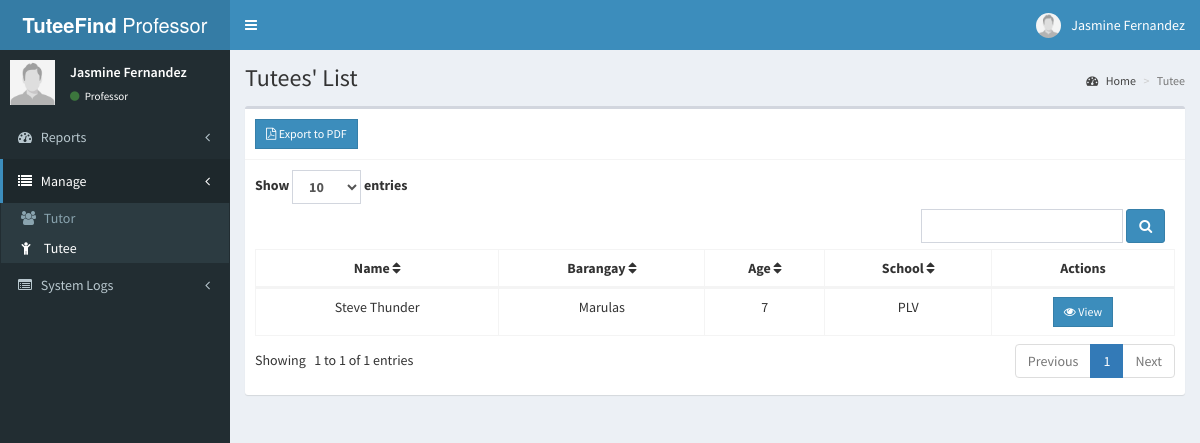
Page /professor/tutee.php (signed in) on the committed database.
### tables this page shows
CREATE TABLE `professor` (
  `id` int(11) NOT NULL,
  `firstname` varchar(30) NOT NULL,
  `lastname` varchar(30) NOT NULL,
  `middlename` varchar(20) NOT NULL,
  `age` int(11) NOT NULL,
  `faculty_id` varchar(20) NOT NULL,
  `emailaddress` varchar(50) DEFAULT NULL,
  `prof_password` varchar(250) NOT NULL,
  `prof_username` varchar(250) NOT NULL,
  `prof_photo` varchar(250) DEFAULT NULL,
  `last_login` datetime DEFAULT NULL
);

CREATE TABLE `tutee` (
  `id` int(11) NOT NULL,
  `firstname` varchar(30) NOT NULL,
  `lastname` varchar(30) NOT NULL,
  `age` varchar(255) NOT NULL,
  `sex` varchar(255) NOT NULL,
  `number` varchar(255) NOT NULL,
  `guardianname` varchar(255) NOT NULL,
  `fblink` varchar(255) NOT NULL,
  `barangay` varchar(50) NOT NULL,
  `emailaddress` varchar(255) NOT NULL,
  `photo` varchar(255) DEFAULT NULL,
  `password` varchar(255) NOT NULL,
  `tutee_bday` varchar(255) NOT NULL,
  `school` varchar(255) NOT NULL,
  `grade` varchar(255) NOT NULL,
  `bio` text NOT NULL,
  `address` varchar(255) NOT NULL
);

### professor/tutee.php (the view, shortened to what this page needs)
<?php include 'includes/session.php'; ?>
<?php include 'includes/header.php'; ?>
<?php
$search = isset($_GET['search']) ? $_GET['search'] : '';
$page = isset($_GET['page']) ? (int)$_GET['page'] : 1;
$limit = isset($_GET['limit']) ? (int)$_GET['limit'] : 10;
$offset = ($page - 1) * $limit;
$professor_id = $_SESSION['professor_id'];
$search_param = "%$search%";
$total_sql = "
    SELECT COUNT(*) as total
    FROM tutee
    INNER JOIN requests r ON tutee.id = r.tutee_id
    INNER JOIN tutor t ON r.tutor_id = t.id
    INNER JOIN professor p ON t.professor = p.faculty_id
    WHERE p.id = ?
    AND r.status = 'accepted'
    AND (
        CONCAT(LOWER(tutee.firstname), ' ', LOWER(tutee.lastname)) LIKE LOWER(?) OR
        LOWER(tutee.barangay) LIKE LOWER(?) OR
        LOWER(tutee.school) LIKE LOWER(?) OR
        LOWER(tutee.age) LIKE LOWER(?)
    )";
$stmt_total = $conn->prepare($total_sql);
$stmt_total->bind_param("issss", $professor_id, $search_param, $search_param, $search_param, $search_param);
$stmt_total->execute();
$total_result = $stmt_total->get_result();
$total_rows = $total_result->fetch_assoc()['total'];
$total_pages = ceil($total_rows / $limit);
?>
<body class="hold-transition skin-blue sidebar-mini">
<div class="wrapper">
  <?php include 'includes/navbar.php'; ?>
  <?php include 'includes/menubar.php'; ?>
  <div class="content-wrapper">
    <section class="content-header">
      <h1>
        Tutees' List
      </h1>
      <ol class="breadcrumb">
        <li><a href="#"><i class="fa fa-dashboard"></i> Home</a></li>
        <li class="active">Tutee</li>
      </ol>
    </section>
    <section class="content">
      <div class="row">
        <div class="col-xs-12">
          <div class="box">
            <div class="box-header with-border">
            <a href="tutee_pdf.php?search=<?php echo urlencode($search); ?>" class="btn btn-primary btn-sm btn-flat" target="_blank">
                <i class="fa fa-file-pdf-o"></i> Export to PDF
              </a>
            </div>
      <div class="box-body">
  <form method="GET" action="tutee.php" class="form-inline d-flex justify-content-between align-items-center">
    <div class="form-group me-4">
        <label>Show
            <select name="limit" class="form-control" onchange="this.form.submit()">
                <option value="10" <?php if ($limit == 10) echo 'selected'; ?>>10</option>
            </select> entries
        </label>
        <div class="form-group me-2">
            <input type="text" name="search" placeholder="" value="<?php echo htmlspecialchars($search); ?>" class="form-control">
        </div>
        <button type="submit" class="btn btn-primary"><i class="fa fa-search"></i></button>
    </div>
</form>
<div id="example1_wrapper" class="dataTables_wrapper form-inline dt-bootstrap no-footer">
  <div class="row">
    <div class="col-sm-12">
      <div style="max-height: 250px; overflow-y: auto;" class="scrollable-table">
        <table id="example1" class="table table-bordered dataTable no-footer" role="grid" aria-describedby="example1_info">
          <thead>
            <tr role="row">
                <th onclick="sortTable(0)">Name <i class="fa fa-sort" aria-hidden="true"></i></th>
                <th onclick="sortTable(1)">Barangay <i class="fa fa-sort" aria-hidden="true"></i></th>
                <th onclick="sortTable(2)">Age <i class="fa fa-sort" aria-hidden="true"></i></th>
                <th onclick="sortTable(2)">School <i class="fa fa-sort" aria-hidden="true"></i></th>
                <th>Actions</th>
              </tr>
            </thead>
            <tbody>
            <?php
if (isset($_SESSION['professor_id'])) {
    $professor_id = $_SESSION['professor_id'];
    $search = isset($_GET['search']) ? '%' . $_GET['search'] . '%' : '%%';
    $sql = "
    SELECT tutee.id AS tutee_id, tutee.firstname AS tutee_firstname, tutee.lastname AS tutee_lastname,
           tutee.barangay, tutee.age, tutee.school
    FROM tutee
    INNER JOIN requests r ON tutee.id = r.tutee_id
    INNER JOIN tutor t ON r.tutor_id = t.id
    INNER JOIN professor p ON t.professor = p.faculty_id
    WHERE p.id = ?
    AND r.status = 'accepted'
    AND (
        CONCAT(LOWER(tutee.firstname), ' ', LOWER(tutee.lastname)) LIKE LOWER(?) OR
        LOWER(tutee.barangay) LIKE LOWER(?) OR
        LOWER(tutee.school) LIKE LOWER(?) OR
        LOWER(tutee.age) LIKE LOWER(?)
    )
    ";
    if ($stmt = $conn->prepare($sql)) {
        $stmt->bind_param("sssss", $professor_id, $search, $search, $search, $search);
        $stmt->execute();
        $result = $stmt->get_result();
        if ($result->num_rows > 0) {
            while ($row = $result->fetch_assoc()) {
                $name = htmlspecialchars($row['tutee_firstname']) . ' ' . htmlspecialchars($row['tutee_lastname']);
                echo "
                    <tr>
                        <td>$name</td>
                        <td>" . htmlspecialchars($row['barangay']) . "</td>
                        <td>" . htmlspecialchars($row['age']) . "</td>
                        <td>" . htmlspecialchars($row['school']) . "</td>
                        <td>
                            <button class='btn btn-primary btn-sm btn-flat view' data-id='" . htmlspecialchars($row['tutee_id']) . "'><i class='fa fa-eye'></i> View</button>
                        </td>
                    </tr>
                ";
            }
        } else {
            echo "<tr><td colspan='5'>No records found.</td></tr>";
        }
    } else {
        echo "Error: " . $conn->error;
    }
} else {
    echo "<tr><td colspan='5'>No faculty ID found for the current professor.</td></tr>";
}
?>
</tbody>
          </table>
        </div>
      </div>
    </div>
    <div class="row">
      <div class="col-sm-5">
        <div class="dataTables_info" id="example1_info" role="status" aria-live="polite">
          Showing
 <?php echo ($offset + 1) . ' to ' . min($offset + $limit, $total_rows) . ' of ' . $total_rows . ' entries'; ?>
        </div>
      </div>
      <div class="col-sm-7">
        <div class="dataTables_paginate paging_simple_numbers" id="example1_paginate">
          <ul class="pagination">
            <li class="paginate_button
 previous <?php if ($page <= 1) echo 'disabled'; ?>" id="example1_previous">
              <a href="?search=<?php echo urlencode($search); ?>&page=<?php echo $page - 1; ?>&limit=<?php echo $limit; ?>" aria-controls="example1" data-dt-idx="0" tabindex="0">Previous</a>
            </li>
            <?php for ($i = 1; $i <= $total_pages; $i++): ?>
              <li class="paginate_button <?php if ($page == $i) echo 'active'; ?>">
                <a href="?search=<?php echo urlencode($search); ?>&page=<?php echo $i; ?>&limit=<?php echo $limit; ?>" aria-controls="example1" data-dt-idx="<?php echo $i; ?>" tabindex="0"><?php echo $i; ?></a>
              </li>
            <?php endfor; ?>
            <li class="paginate_button next <?php if ($page >= $total_pages) echo 'disabled'; ?>" id="example1_next">
              <a href="?search=<?php echo urlencode($search); ?>&page=<?php echo $page + 1; ?>&limit=<?php echo $limit; ?>" aria-controls="example1" data-dt-idx="7" tabindex="0">Next</a>
            </li>
          </ul>
        </div>
      </div>
    </div>
  </div>
</div>
</div>
</div>
</section>
</div>
  <?php include 'includes/tutee_modal.php'; ?>
<?php include 'includes/scripts.php'; ?>
</body>
</html>

### professor/includes/navbar.php (shortened to what this page needs)
<?php
include 'includes/session.php';
if(isset($_SESSION['professor_id'])) {
    $professor_id = $_SESSION['professor_id'];
    $sql = "SELECT * FROM professor WHERE id = ?";
    $stmt = $conn->prepare($sql);
    $stmt->bind_param("i", $professor_id);
    $stmt->execute();
    $result = $stmt->get_result();
    if($result->num_rows == 1) {
        $user = $result->fetch_assoc();
    }
} else {
    header('location: index.php');
    exit();
}
?>
<header class="main-header">
<a href="#" class="logo">
    <span class="logo-lg"><b>TuteeFind</b> Professor</span>
</a>
<nav class="navbar navbar-static-top">
    <a href="#" class="sidebar-toggle" data-toggle="push-menu" role="button">
    </a>
    <div class="navbar-custom-menu">
    <ul class="nav navbar-nav">
        <li class="dropdown user user-menu">
        <a href="#" class="dropdown-toggle" data-toggle="dropdown">
        <img src="<?php echo (!empty($user['prof_photo'])) ? '../images/'.$user['prof_photo'] : '../images/profile.jpg'; ?>" class="user-image" alt="User Image">
            <span class="hidden-xs"><?php echo $user['firstname'].' '.$user['lastname']; ?></span>
        </a>
        </li>
    </ul>
    </div>
</nav>
</header>

### professor/includes/menubar.php (shortened to what this page needs)
<aside class="main-sidebar">
  <section class="sidebar">
    <div class="user-panel">
      <div class="pull-left image">
      <img src="<?php echo (!empty($user['prof_photo'])) ? '../images/'.$user['prof_photo'] : '../images/profile.jpg'; ?>" class="user-image" alt="User Image">
      </div>
      <div class="pull-left info">
        <p><?php echo $user['firstname'].' '.$user['lastname']; ?></p>
        <a><i class="fa fa-circle text-success"></i> Professor</a>
      </div>
    </div>
    <ul class="sidebar-menu" data-widget="tree">
    <li class="treeview">
        <a href="#">
            <i class="fa fa-dashboard"></i> <span>Reports</span>
            <span class="pull-right-container">
                <i class="fa fa-angle-left pull-right"></i>
            </span>
        </a>
    </li>
    <li class="treeview">
        <a href="#">
            <i class="fa fa-list"></i> <span>Manage</span>
            <span class="pull-right-container">
                <i class="fa fa-angle-left pull-right"></i>
            </span>
        </a>
        <ul class="treeview-menu">
            <li><a href="tutor.php"><i class="fa fa-users"></i> <span>Tutor</span></a></li>
            <li><a href="tutee.php"><i class="fa fa-child"></i> <span>Tutee</span></a></li>
        </ul>
    </li>
     <li class="treeview">
        <a href="#">
            <i class="fa fa-list-alt"></i> <span>System Logs</span>
            <span class="pull-right-container">
                <i class="fa fa-angle-left pull-right"></i>
            </span>
        </a>
    </li>
</ul>
  </section>
</aside>

### professor/tutee.php (style rules this page uses)
.scrollable-table { max-height: 230px; overflow-y: auto; border-collapse: collapse; display: block; }
.scrollable-table thead { position: sticky; top: 0; background-color: #fff; z-index: 1; }
table { width: 100%; border-collapse: collapse; }
table th, table td { padding: 10px; border: 1px solid #ddd; }
table td button { padding: 5px 10px; background-color: #007bff; color: white; border: none; cursor: pointer; border-radius: 4px; }
table th { text-align: center; }
table td { text-align: center; }
table td button { display: inline-block; text-align: center; }

### rows in the picture
professor: prof_photo (placeholder picture), firstname "Jasmine", lastname "Fernandez"
tutee: name "Steve Thunder", barangay "Marulas", age "7", school "PLV"

### other values in the picture
$offset + 1 "1"
min($offset + $limit, $total_rows) "1"
$total_rows "1"
